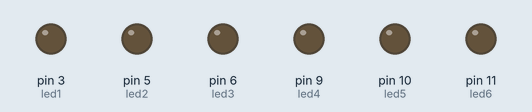
Recording of a sketch running on a simulated Arduino Uno, built with avr-gcc and run on an emulated ATmega328P. Parts: output pins drawn as LEDs (lit = HIGH). Random numbers use the default seed unless the sketch sets one; what the sketch prints to the serial monitor is not drawn.

Above: at 0.15 s.
Timing chart, 0 to 1.6 s (numbered marks = the images above):
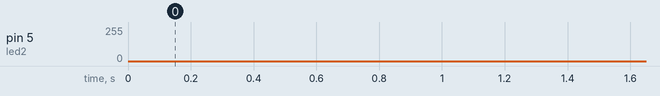

The sketch:

firefly2.ino
```cpp
int led1 = 3;
int led2 = 5;
int led3 = 6;
int led4 = 9;
int led5 = 10;
int led6 = 11;
int led;
void setup()
{
  Serial.begin(9600);
  pinMode(led1, OUTPUT);
  pinMode(led2, OUTPUT);
  pinMode(led3, OUTPUT);
  pinMode(led4, OUTPUT);
  pinMode(led5, OUTPUT);
  pinMode(led6, OUTPUT);
}

void loop()
{
  // wrote this when I was new.  Change this to pass randomly chosen led into function as argument.
  led = random(1,10);
  if (led == 1)
  {
    firefly(led1);
  }
  if (led == 2)
  {
    firefly(led2);
  }
   if (led == 3)
  {
    firefly(led3);
  }
   if (led == 4)
  {
    firefly(led4);
  }
   if (led == 5)
  {
    firefly(led5);
  }
   if (led == 6)
  {
    firefly(led6);
  }
  if (led == 7)
  {
    firefly2(led1,led4);
  }
  if (led == 8)
  {
    firefly2(led2,led5);
  }
  if (led == 9)
  {
    firefly2(led3,led6);
  }
  Serial.println(led);
  delay(random(300,2000));
}

void firefly(int light)
{
  for(int brightness = 0; brightness < 255; brightness++)
  {

    analogWrite(light, brightness);
    delay(random(2,6));
  }

  for(int brightness = 255; brightness>=0; brightness--)
  {
    analogWrite(light, brightness);
    delay(random(2,6));
  }
}
void firefly2(int light, int light2)
{
  for(int brightness = 0; brightness < 255; brightness++)
  {
    analogWrite(light, brightness);
    analogWrite(light2, brightness);
    delay(random(1,6));
  }

  for(int brightness = 255; brightness>=0; brightness--)
  {
    analogWrite(light, brightness);
    analogWrite(light2, brightness);
    delay(random(1,6));
  }
}
```
